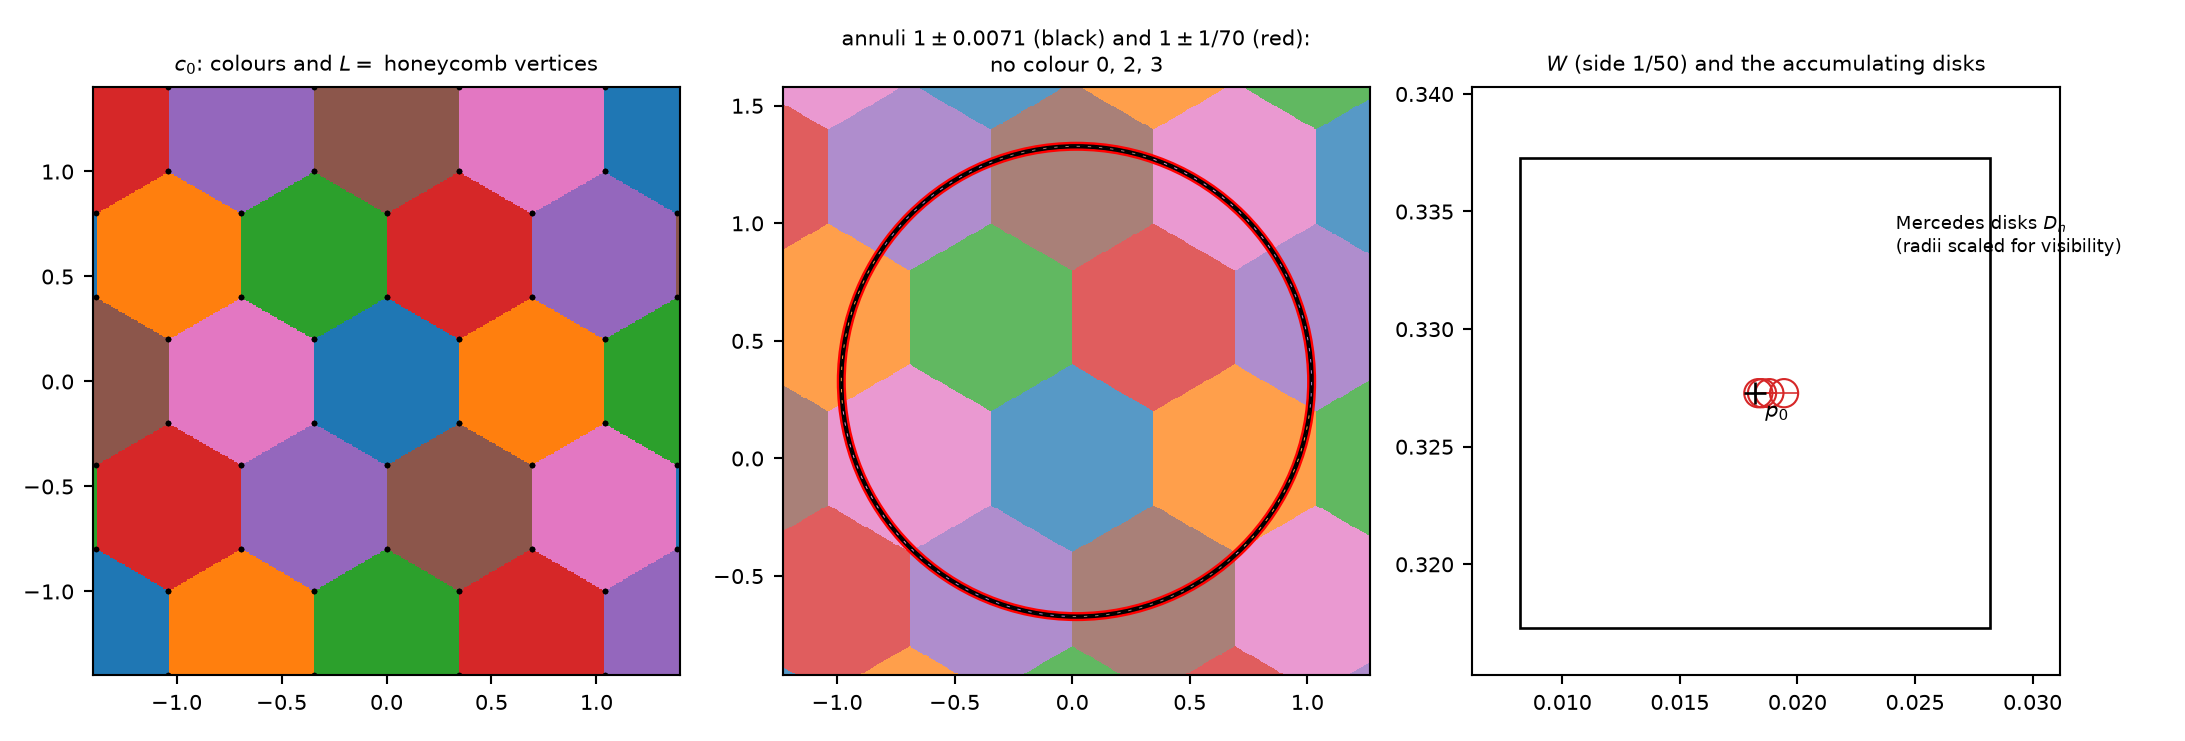

Source code (Python):
"""Figure: the seven-colouring, its cyclic locus V (honeycomb lattice), and the gadget."""
import numpy as np
import matplotlib
matplotlib.use('Agg')
import matplotlib.pyplot as plt
from matplotlib.patches import RegularPolygon, Circle, Rectangle
from fasthex import colour_arr

plt.rcParams.update({'font.size': 8})
fig, axes = plt.subplots(1, 3, figsize=(11.5, 3.9))

# panel 1: the colouring + L
ax = axes[0]
ax.set_aspect('equal')
R = 2 / 5
cmap = plt.get_cmap('tab10')
n = 10
xs = np.linspace(-1.4, 1.4, 440)
ys = np.linspace(-1.4, 1.4, 440)
X, Y = np.meshgrid(xs, ys)
C = colour_arr(X, Y)
ax.imshow(C, extent=[xs[0], xs[-1], ys[0], ys[-1]], origin='lower', cmap=cmap, vmin=-0.5, vmax=9.5,
          interpolation='nearest')
for m in range(-3, 4):
    for nn in range(-3, 4):
        cx, cy = np.sqrt(3) * (2 * m - nn) / 5, 3 * nn / 5
        if abs(cx) > 1.7 or abs(cy) > 1.7:
            continue
        for k in range(6):
            a = np.pi / 6 + k * np.pi / 3
            ax.plot([cx + R * np.cos(a)], [cy + R * np.sin(a)], '.', ms=2.2, color='k')
ax.set_title(r"$c_0$: colours and $L=$ honeycomb vertices", fontsize=8)
ax.set_xlim(-1.4, 1.4); ax.set_ylim(-1.4, 1.4)

# panel 2: the shadow certificate around p_0
ax = axes[1]
ax.set_aspect('equal')
p0 = (1 / 55, 18 / 55)
xs = np.linspace(p0[0] - 1.25, p0[0] + 1.25, 620)
ys = np.linspace(p0[1] - 1.25, p0[1] + 1.25, 620)
X, Y = np.meshgrid(xs, ys)
ax.imshow(colour_arr(X, Y), extent=[xs[0], xs[-1], ys[0], ys[-1]], origin='lower',
          cmap=cmap, vmin=-0.5, vmax=9.5, interpolation='nearest', alpha=0.75)
for eps, col in [(0.0071, 'k'), (1 / 70, 'r')]:
    for rr in (1 - eps, 1 + eps):
        ax.add_patch(Circle(p0, rr, fill=False, lw=0.9, color=col,
                            ls='-' if abs(rr - 1) > 1e-9 else '--'))
t = np.linspace(0, 2 * np.pi, 400)
ax.plot(p0[0] + np.cos(t), p0[1] + np.sin(t), 'k--', lw=0.8)
ax.set_title(r"annuli $1\pm0.0071$ (black) and $1\pm1/70$ (red):" + "\nno colour 0, 2, 3", fontsize=8)
ax.set_xlim(xs[0], xs[-1]); ax.set_ylim(ys[0], ys[-1])

# panel 3: the gadget inside W
ax = axes[2]
ax.set_aspect('equal')
ax.add_patch(Rectangle((p0[0] - 0.01, p0[1] - 0.01), 0.02, 0.02, fill=False, lw=1.0, color='k'))
for i, (q, rho) in enumerate([(p0[0] + 0.01 * 2 ** (-n - 3), 0.01 * 2 ** (-n - 14)) for n in (0, 1, 2, 3)]):
    ax.add_patch(Circle((q, p0[1]), max(rho, 6e-4), fill=False, lw=0.8, color='C3'))
    ax.plot([q, q + max(rho, 6e-4)], [p0[1], p0[1]], lw=0.6, color='C3')
ax.plot([p0[0]], [p0[1]], 'k+', ms=8)
ax.annotate(r"$p_0$", (p0[0], p0[1]), textcoords="offset points", xytext=(4, -9))
ax.annotate("Mercedes disks $D_n$\n(radii scaled for visibility)", (p0[0] + 0.006, p0[1] + 0.006),
            fontsize=7)
ax.set_title(r"$W$ (side $1/50$) and the accumulating disks", fontsize=8)
ax.set_xlim(p0[0] - 0.012, p0[0] + 0.013); ax.set_ylim(p0[1] - 0.012, p0[1] + 0.013)

plt.tight_layout()
plt.savefig('figure.png', dpi=190)
print("wrote figure.png")
